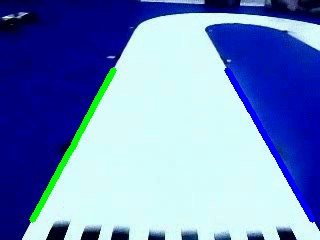
#> input picture frame 62 of 2参考/边线搜索，遍历搜线/output.avi, 320 x 240 px, given in place of sample.avi, which was not available
$ python '边线搜索，遍历搜线.py'
#> lines starting #> are read from the running program, lines starting #| are printed output that depends on the picture; after the words box and inside, x2 and y2 are one past the last pixel; in counts of white or black regions, pixels touching at a corner belong together; pictures that were not available may be replaced by others from this repository, and a replacement may not be noted
import cv2
import numpy as np

class Point:
    def __init__(self, row, col):
        self.x = col
        self.y = row

class Tracking:
    def __init__(self):
        self._top_cut = 70
        self._bottom_cut = 20
        self.LeftPoints = []
        self.RightPoints = []
        self.min_start_width = 50#最小白条的长度，防止噪声之类的

    def process(self, bin_img):
        h,w = bin_img.shape
        self.LeftPoints.clear()
        self.RightPoints.clear()

        self.to_find_start = True#表示不知道从哪里是起始行的开始，需要去寻找

        for row in range(h - self._bottom_cut - 1,self._top_cut - 1,-1):#每一行开始寻找
            white_blocks =self.search_white_blocks( bin_img , row, w)#返回得到了白色条带的最左点最右点

            if not white_blocks:#如果这一行没有找到白色条带，就去下一行找
                continue

            if self.to_find_start:#已经找到白条了，需要确定是不是起始行
                longest = max (white_blocks, key = lambda b :b[1] - b[0])#white_blocks得到的结果是一个列表，通过max找到横坐标相距最远的两个点，找到最长的白条
                if( longest[1]-longest[0] ) >= self.min_start_width :#如果找到的白条比设定的阈值长，则避免了噪点，确定了起始行的最左点和最右点
                    self.LeftPoints.append(Point(row, longest[0]))
                    self.RightPoints.append(Point(row, longest[1]))
                    self.to_find_start = False#做个标记，表示之后不需要再找起始行了


            else:#找到了白条，但是不是起始行了
                last_left = self.LeftPoints[-1].x#去获取目前已经有的点的最后一个，表示“上一行”的点的横坐标
                last_right = self.RightPoints[-1].x

                nearest_left = min(white_blocks, key = lambda b:abs( b[0]- last_left))#去找点集里面和“上一行”横坐标最接近的点，这样可以找到最接近的点，保证连通性
                nearest_right = min(white_blocks, key = lambda b:abs( b[1] - last_right))

                self.LeftPoints.append(Point(row,nearest_left[0]))
                self.RightPoints.append(Point(row,nearest_right[1]))


    def search_white_blocks(self, bin_img , row, w):#固定某一行去寻找白条，找到白条的起始点和终止点横坐标
        blocks = []
        in_white = False#表示没有找到白点
        start = 0#最左边的点还是0
        for col in range(w):#从左到右去找点
            pixel = bin_img[row, col]
            if pixel == 255 and not in_white:#如果这个点是白色并且之前标志位in_white非真，就证明是从黑到白的跳变点，白条起始点找到了
                start = col
                in_white = True
            elif pixel == 0 and in_white:#这个点是黑色，标志位是真，证明是从这个点开始，白条断开，最后一个白点的横坐标是目前这个点的col-1
                blocks.append((start, col-1))
                in_white = False

        if in_white:
            blocks.append((start, w-1))#如果标志位一直为真，那么代表右边没有找到黑点了

        return blocks


def draw_points(img, left_points, right_points):
    draw = img.copy()
    for pt in left_points:
        cv2.circle(draw, (pt.x, pt.y), 3, (0, 255, 0), -1)
    for pt in right_points:
        cv2.circle(draw, (pt.x, pt.y), 3, (255, 0, 0), -1)

    return draw


if __name__ == '__main__':

    cap = cv2.VideoCapture( 'res/sample.avi')
    record = cv2.VideoWriter_fourcc(*'XVID')
    out = None
    while cap.isOpened():
        retu, frame = cap.read()
#> frame is the input picture: shape (240, 320, 3); mean B, G, R 192.8, 137.2, 111.5
        if not retu:
            break
        gray = cv2.cvtColor(frame, cv2.COLOR_BGR2GRAY)
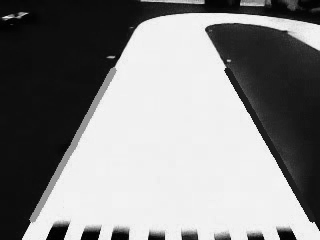
#> gray: shape (240, 320); min 1, max 250, mean 135.8
        _,binary = cv2.threshold(gray , 0,255, cv2.THRESH_BINARY + cv2.THRESH_OTSU)
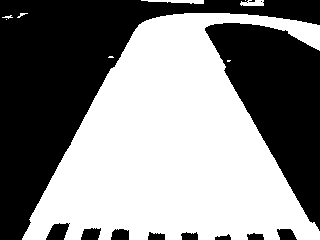
#> binary: shape (240, 320); 53% white; 12 black regions (2 under 20 px), largest, box (x1, y1, x2, y2) and area: (0, 0, 320, 240) 22711, (205, 23, 320, 231) 12167, (46, 223, 70, 240) 277

        tracker = Tracking()
        tracker.process(binary)
#> the loop in process, `for row in range(h - self._bottom_cut - 1,self._top_cut - 1,-1):#每一行开始寻找` made 150 passes
#> (last_left, last_right, nearest_right) on passes 2, 4, 6, 7, 8, 9, 11, 13, 14, 15, 16, 17: (29, 308, (30, 307)), (30, 307, (31, 306)), (31, 306, (32, 305)), (32, 305, (32, 304)), (32, 304, (33, 304)), (33, 304, (34, 303)), (34, 303, (35, 302)), (35, 302, (36, 301)), (36, 301, (36, 300)), (36, 300, (37, 300)), (37, 300, (37, 299)), (37, 299, (38, 299))
#> (last_left, last_right) on passes 3, 5, 10, 12, 19, 29: (30, 307), (31, 306), (34, 303), (35, 302), (39, 298), (44, 292)
        draw = draw_points(frame, tracker.LeftPoints, tracker.RightPoints)
#> the loop in draw_points, `for pt in left_points:` made 150 passes
#> after the loop in draw_points, `for pt in left_points:`:
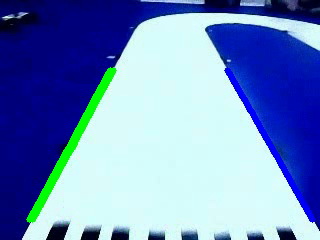
#> draw: shape (240, 320, 3); 1.28% of pixels changed, all inside (x1, y1, x2, y2) = (26, 67, 114, 223)
#> the loop in draw_points, `for pt in right_points:` made 150 passes
#> after the loop in draw_points, `for pt in right_points:`:
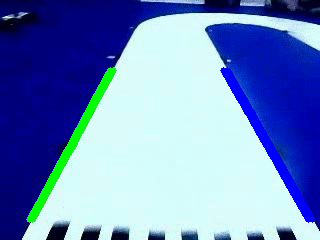
#> draw: shape (240, 320, 3); 1.41% of pixels changed, all inside (x1, y1, x2, y2) = (220, 67, 311, 223)
        if out is None:
            h, w = draw .shape[:2]#取前面两个的值，获取高和宽
            out = cv2.VideoWriter('output.avi', record, 30.0, (w, h))#30：每秒显示的帧数

        out.write( draw )
        cv2.imshow('frame', draw)
        if cv2.waitKey(1) & 0xFF == 27:
#> (key Esc is pressed here)
            break

    cap.release()
    cv2.destroyAllWindows()

$ run again, starting later in the video
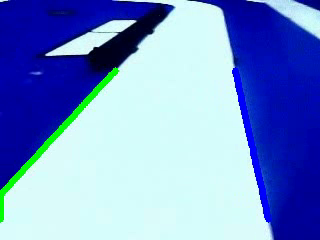
#> input picture frame 282 of 2参考/边线搜索，遍历搜线/output.avi, 320 x 240 px, given in place of sample.avi, which was not available
#> frame is the input picture: shape (240, 320, 3); mean B, G, R 206.4, 146.4, 119.1
#> `_,binary = cv2.threshold(gray , 0,255, cv2.THRESH_BINARY + cv2.THRESH_..`:
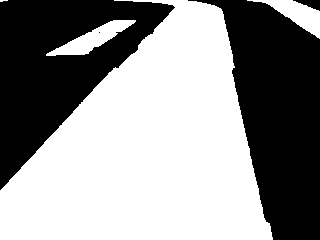
#> binary: shape (240, 320); 56.9% white; 4 black regions (1 under 20 px), largest, box (x1, y1, x2, y2) and area: (188, 0, 320, 240) 17107, (0, 0, 175, 190) 15803, (293, 0, 320, 11) 155
#> the loop in process, `for row in range(h - self._bottom_cut - 1,self._top_cut - 1,-1):#每一行开始寻找` made 150 passes
#> (last_left, last_right, nearest_right) on passes 3, 7, 14, 17, 21, 26, 31, 32: (0, 264, (0, 263)), (0, 263, (0, 262)), (0, 262, (0, 261)), (0, 261, (0, 260)), (0, 260, (0, 259)), (0, 259, (0, 258)), (0, 258, (1, 258)), (1, 258, (2, 258))
#> the loop in draw_points, `for pt in left_points:` made 150 passes
#> the loop in draw_points, `for pt in right_points:` made 150 passes
#> after the loop in draw_points, `for pt in right_points:`:
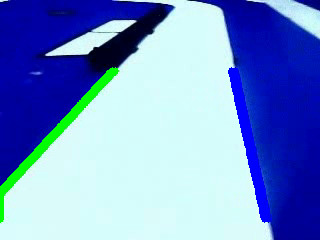
#> draw: shape (240, 320, 3); mean B, G, R 205.6, 145.9, 117.3

$ run again, starting later in the video
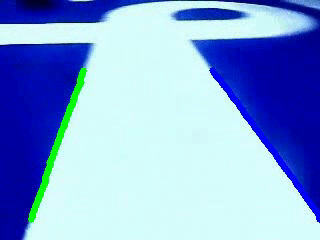
#> input picture frame 501 of 2参考/边线搜索，遍历搜线/output.avi, 320 x 240 px, given in place of sample.avi, which was not available
#> frame is the input picture: shape (240, 320, 3); mean B, G, R 217.1, 164.3, 132.9
#> `_,binary = cv2.threshold(gray , 0,255, cv2.THRESH_BINARY + cv2.THRESH_..`:
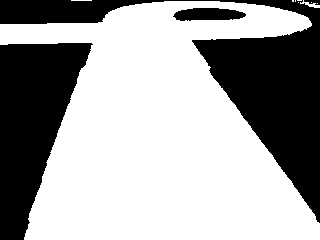
#> binary: shape (240, 320); 63.9% white; 4 black regions, box (x1, y1, x2, y2) and area: (0, 0, 320, 223) 16033, (0, 43, 93, 240) 10917, (173, 8, 246, 21) 732, (304, 0, 320, 5) 54
#> the loop in process, `for row in range(h - self._bottom_cut - 1,self._top_cut - 1,-1):#每一行开始寻找` made 150 passes
#> (last_left, last_right, nearest_right) on passes 3, 5, 7, 8, 9, 10, 11, 12: (28, 315, (29, 315)), (29, 315, (29, 314)), (29, 314, (29, 313)), (29, 313, (30, 312)), (30, 312, (30, 311)), (30, 311, (31, 311)), (31, 311, (31, 310)), (31, 310, (31, 309))
#> the loop in draw_points, `for pt in left_points:` made 150 passes
#> the loop in draw_points, `for pt in right_points:` made 150 passes
#> after the loop in draw_points, `for pt in right_points:`:
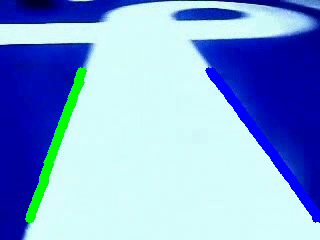
#> draw: shape (240, 320, 3); mean B, G, R 216.3, 163.5, 131
